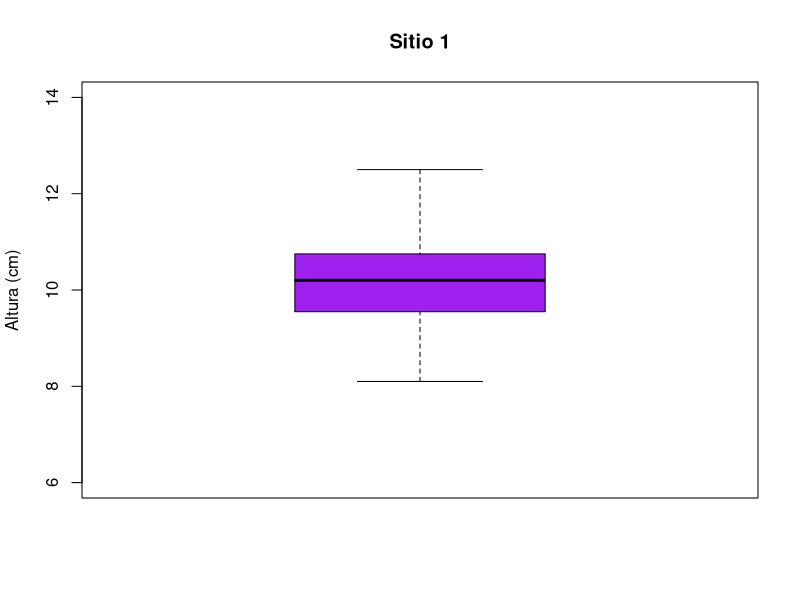

Source code (R):
# Karla Cecilia Blanco Vásquez
# 21/08/2023
# Matrícula: 2133639


# Importar datos ----------------------------------------------------------
# Función read.csv (sirve para importar datos csv a R)

mediciones <- read.csv("Codigos/mediciones.csv", header = TRUE)
head(mediciones) # función head (sirve para ver primeros 6 datos)


# Descriptivas ------------------------------------------------------------
# medidas de tendencia central media. mediana, rango

mean(mediciones$Altura)
median(mediciones$Altura)
range(mediciones$Altura)
fivenum(mediciones$Altura)

# medidaS de dispersión desviación estándar, varianza

sd(mediciones$Altura)
var(mediciones$Altura)


# Gráficas ----------------------------------------------------------------

boxplot(mediciones$Altura, col = "purple",
        ylab = "Altura (cm)",
        main = "Sitio 1",
        ylim =c (6,14))
